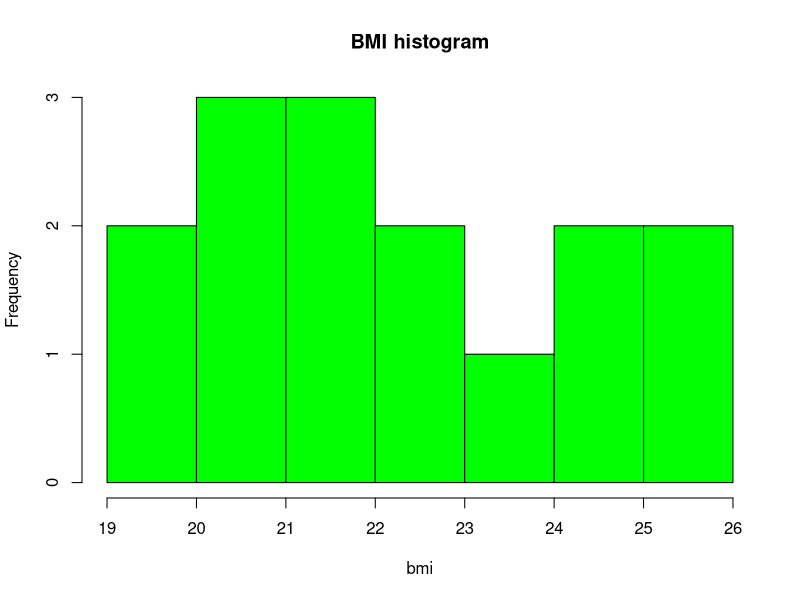

The R source for this figure:
# Title     : TODO
# Objective : TODO
# Created by: diptisengupta
# Created on: 30.01.21

setwd("/")
persons <- read.csv(file = '../persons2.csv')
# formula for BMI: persons['weight']/(persons['height']/100)**2
bmi <-persons['weight']/(persons['height']/100)**2
persons['bmi'] <- persons['weight']/(persons['height']/100)**2
abnormal <- subset(persons, bmi <19 | bmi>24)
hist(persons$bmi, main="BMI histogram", xlab = 'bmi', ylab = 'Frequency', col = 'green')
#         name height shoesize age gender weight      bmi
# 3      Kevin    172       41  21      m     74 25.01352
# 5      Jerry    193       45  31      m     95 25.50404
# 7  Christian    184       46  18      m     83 24.51560
# 11      John    187       44  27      m     86 24.59321



